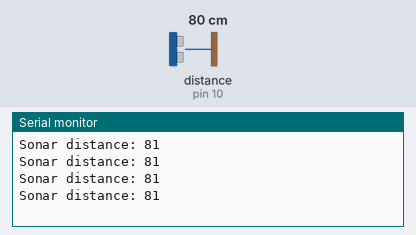
Simulated run of this sketch. Board: Arduino Uno, built with avr-gcc and run on an emulated ATmega328P. On the bench: the last lines printed to the serial monitor. Inputs (shaded band) come from the test bench; at power-on: distance to the obstacle (sensor on pin 10) 80 cm. The echo pulse lasts 58.3 µs per cm.

Above: at 1.2 s.
1.3 s: distance to the obstacle (sensor on pin 10) set to 2 cm
At 1.73 s:
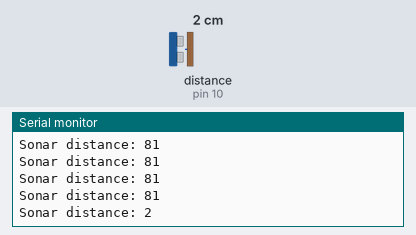
2.8 s: distance to the obstacle (sensor on pin 10) set to 4 cm
At 2.94 s:
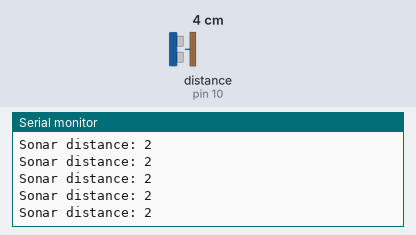
Timing chart, 0 to 5.8 s (numbered marks = the images above; inputs shaded):
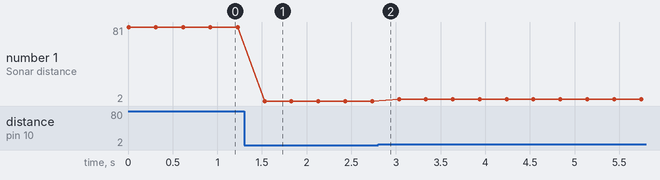

The sketch:

ultrasonicTutorial.ino
```cpp
#include <NewPing.h>
const int sonarTrig = 9; // Initialize pins for ultrasonic
const int sonarEcho = 10;
NewPing sonarSensor(sonarTrig, sonarEcho, 200); // Creates a NewPing object used to get the values from the sensor
// 200 is the max value in cm that it will read, anything passed 200cm that it detects will return 0
int distance = 0; // Initialize variable to hold our detected distance

void setup() {
  Serial.begin(9600);

}

void loop() {
  distance = sonarSensor.ping_cm(); // Function from NewPing library that returns the ultrasonic distance read in cm
  Serial.println("Sonar distance: " + String(distance)); // prints distance to console so we can see it
  delay(300); // Delay so no pings interfere with each other or occur to often
}
```

Measured:
- after the input at 1.3 s, the serial monitor: prints a new line after 0.23 s (image 1)
- plotted number 1: 81 → 2 after the input at 1.3 s, 2 → 4 after the input at 2.8 s
